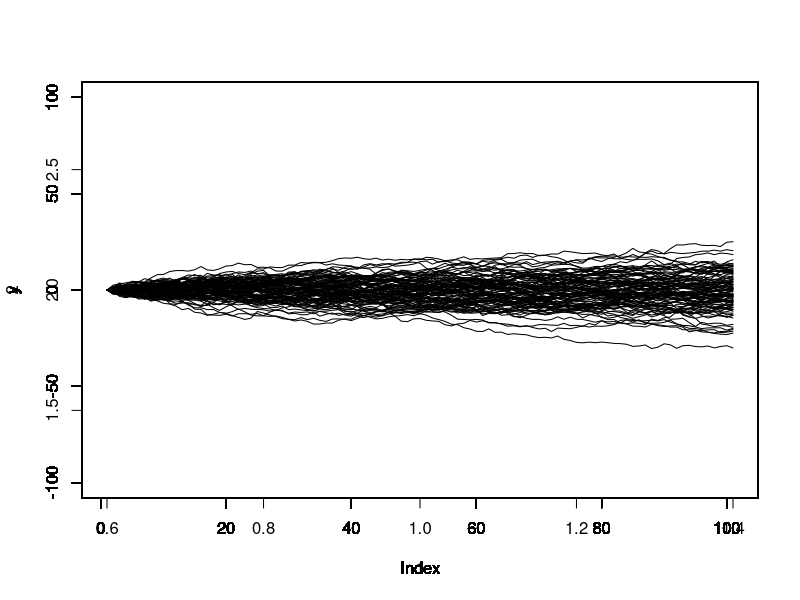
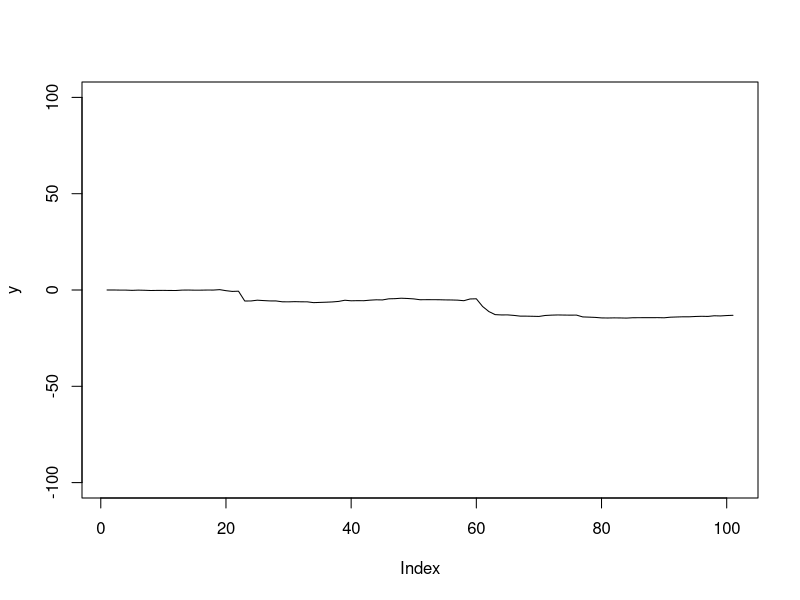

Here is the R script that generated these plots, in order:
for(i in 1:100){
  z<-rnorm(100)
  y<-0
  for (i in 1:100){
    y[i+1]<-y[i]+z[i]
  }
  plot(y,type='l',ylim=c(-100,100))
  par(new=T)
}

plot(1,2)
plot.new()

#コーシー分布でランダムウォーク
for(i in 1:1){
  z<-rcauchy(100, location = 0, scale = 0.1)
  y<-0
  for (i in 1:100){
    y[i+1]<-y[i]+z[i]
  }
  plot(y,type='l',ylim=c(-100,100))
  par(new=T)
}

